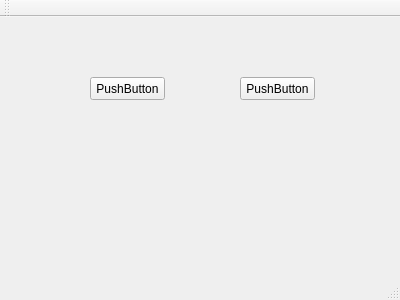
<?xml version="1.0" encoding="UTF-8"?>
<ui version="4.0">
 <class>MainWindow</class>
 <widget class="QMainWindow" name="MainWindow">
  <property name="geometry">
   <rect>
    <x>0</x>
    <y>0</y>
    <width>400</width>
    <height>300</height>
   </rect>
  </property>
  <property name="windowTitle">
   <string>MainWindow</string>
  </property>
  <widget class="QWidget" name="centralWidget">
   <widget class="QPushButton" name="pushButton">
    <property name="geometry">
     <rect>
      <x>90</x>
      <y>60</y>
      <width>75</width>
      <height>23</height>
     </rect>
    </property>
    <property name="text">
     <string>PushButton</string>
    </property>
   </widget>
   <widget class="QPushButton" name="pushButton_2">
    <property name="geometry">
     <rect>
      <x>240</x>
      <y>60</y>
      <width>75</width>
      <height>23</height>
     </rect>
    </property>
    <property name="text">
     <string>PushButton</string>
    </property>
   </widget>
  </widget>
  <widget class="QMenuBar" name="menuBar">
   <property name="geometry">
    <rect>
     <x>0</x>
     <y>0</y>
     <width>400</width>
     <height>21</height>
    </rect>
   </property>
  </widget>
  <widget class="QToolBar" name="mainToolBar">
   <attribute name="toolBarArea">
    <enum>TopToolBarArea</enum>
   </attribute>
   <attribute name="toolBarBreak">
    <bool>false</bool>
   </attribute>
  </widget>
  <widget class="QStatusBar" name="statusBar"/>
 </widget>
 <layoutdefault spacing="6" margin="11"/>
 <resources/>
 <connections/>
</ui>
